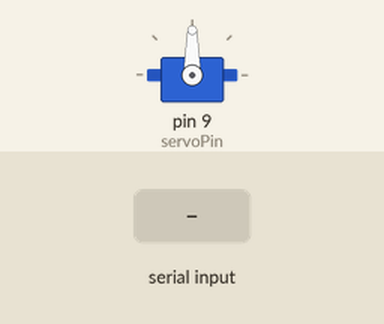
This sketch was run on a simulated Arduino Uno, built with avr-gcc and run on an emulated ATmega328P. Parts: servo. The test bench sets the inputs (shaded band).

Above: at 1.2 s.
1.3 s: "30,150\n" received over Serial
At 2.9 s:
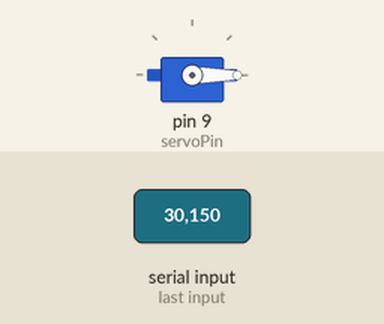
3.8 s: "90,45\n" received over Serial
At 4.6 s:
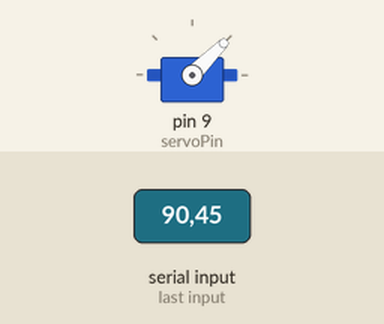
6.3 s: "200\n" received over Serial
At 7.1 s:
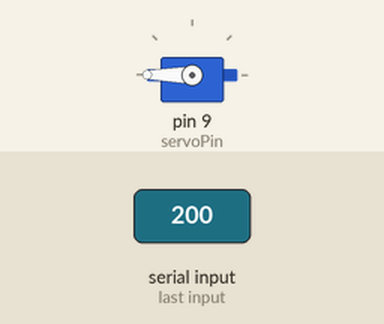
Timing chart, 0 to 9.3 s (numbered marks = the images above; inputs shaded):
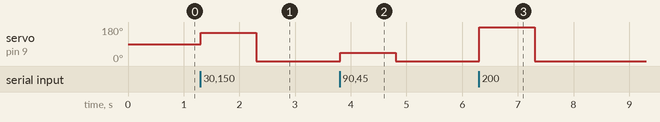

Measured:
- after the input at 1.3 s, servo on pin 9 (servoPin): 90° → 150° at once, → 0° 1.0 s later
- after the input at 3.8 s, servo on pin 9 (servoPin): 0° → 45° at once, → 0° 1.0 s later
- after the input at 6.3 s, servo on pin 9 (servoPin): 0° → 180° at once, → 0° 1.0 s later

The sketch:

mouth.ino
```cpp
#include <Servo.h>

Servo mouthServo;
int servoPin = 9;

void setup() {
  Serial.begin(9600);
  mouthServo.attach(servoPin);
}

void loop() {
  if (Serial.available() > 0) {
    int servoPosition = Serial.parseInt();
    mouthServo.write(servoPosition);
  }
}
```
